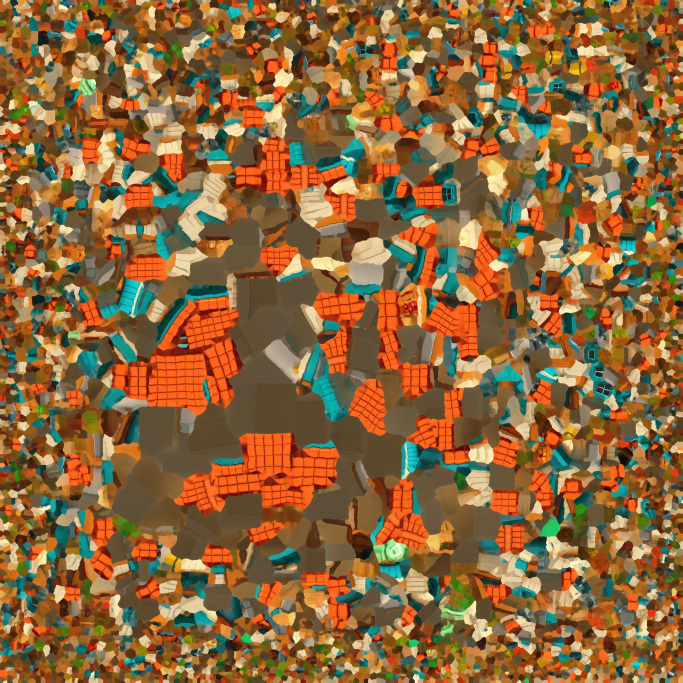
#> input picture unity/CheckoutSimulator/ArtSource/Originals/WarehouseLarge_Albedo_Original.jpg, 2048 x 2048 px (shown at 1/3 size)
$ python -i era_paint_masks.py   (imports and definitions only)
#> lines starting #> are read from the running program, lines starting #| are printed output that depends on the picture; after the words box and inside, x2 and y2 are one past the last pixel; in counts of white or black regions, pixels touching at a corner belong together
"""Paint masks of the baked era atlases for "Cores do mercado" (CheckoutMarketPaint / MarketPaint.cginc).

The stall models (Resources/CheckoutEras/Era*_BaseColor.png) are baked into one atlas each, so navy and gold sit next
to wood, produce and cream in the same texture. A colour key in the shader alone speckled (painted gold vs lemons,
honey wood and ochre). Here every texel near the navy / gold hues is grouped into connected regions, and a region is
kept only when its median colour is the brand colour (navy: hue 264 ±13, dark; gold: hue 84 ±4.5, saturated, light).
Output: Resources/CheckoutPaint/<Era>_PaintMask.png (R = navy → cor principal, G = gold → cor de destaque), 1024².

Run after re-baking an era model:  python3 scripts/textures/era_paint_masks.py [Era0_Mesinha ...]
"""
import sys
from pathlib import Path
import numpy as np
from PIL import Image
from scipy import ndimage

ROOT = Path(__file__).resolve().parents[2] / "unity" / "CheckoutSimulator" / "Assets" / "Resources"
ERAS = ["Era0_Mesinha", "Era1_Tenda", "Era2_Banca", "Era3_Conteiner", "Era4_Spati", "Era5_Quitanda", "Era6_Minimercado"]

# OKLab (Björn Ottosson), linear sRGB in.
def srgb_to_lin(c):
    c=np.asarray(c,dtype=np.float64)
    return np.where(c<=0.04045,c/12.92,((c+0.055)/1.055)**2.4)
def lin_to_srgb(c):
    c=np.clip(c,0,1); return np.where(c<=0.0031308,c*12.92,1.055*c**(1/2.4)-0.055)
M1=np.array([[0.4122214708,0.5363325363,0.0514459929],[0.2119034982,0.6806995451,0.1073969566],[0.0883024619,0.2817188376,0.6299787005]])
M2=np.array([[0.2104542553,0.7936177850,-0.0040720468],[1.9779984951,-2.4285922050,0.4505937099],[0.0259040371,0.7827717662,-0.8086757660]])
def lin_to_oklab(c):
    lms=c@M1.T; lms=np.cbrt(np.maximum(lms,0)); return lms@M2.T
def oklab_to_lin(l):
    lms=l@np.linalg.inv(M2).T; return (lms**3)@np.linalg.inv(M1).T
def hex2lin(h): return srgb_to_lin(np.array([int(h[i:i+2],16)/255 for i in (0,2,4)]))
def lch(h):
    L=lin_to_oklab(hex2lin(h)); return L[0],np.hypot(L[1],L[2]),np.degrees(np.arctan2(L[2],L[1]))%360

NAVY_H,GOLD_H=264.,84.2
def hd(h,c): d=np.abs(h-c)%360; return np.minimum(d,360-d)
def make(src,dst,preview=None,size=1024):
    im=np.asarray(Image.open(src).convert('RGB'))/255.
    lab=lin_to_oklab(srgb_to_lin(im)); L=lab[...,0]; C=np.hypot(lab[...,1],lab[...,2]); h=np.degrees(np.arctan2(lab[...,2],lab[...,1]))%360
#> after `C = np.hypot(lab[..., 1], lab[..., 2])`:
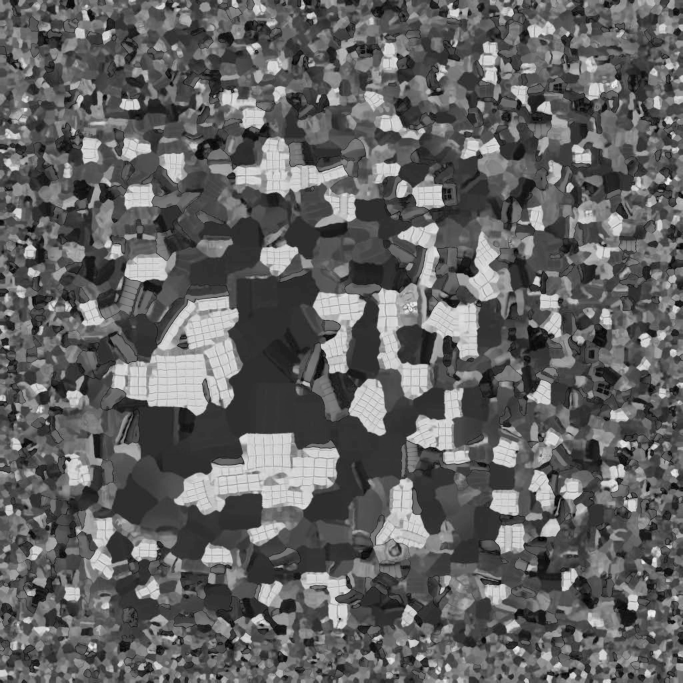
#> C: shape (2048, 2048) float64 (shown at 1/3 size); min 6.62e-09, max 0.24, mean 0.0924; drawn with min black and max white
#> after `h = np.degrees(np.arctan2(lab[..., 2], lab[..., 1])) % 360`:
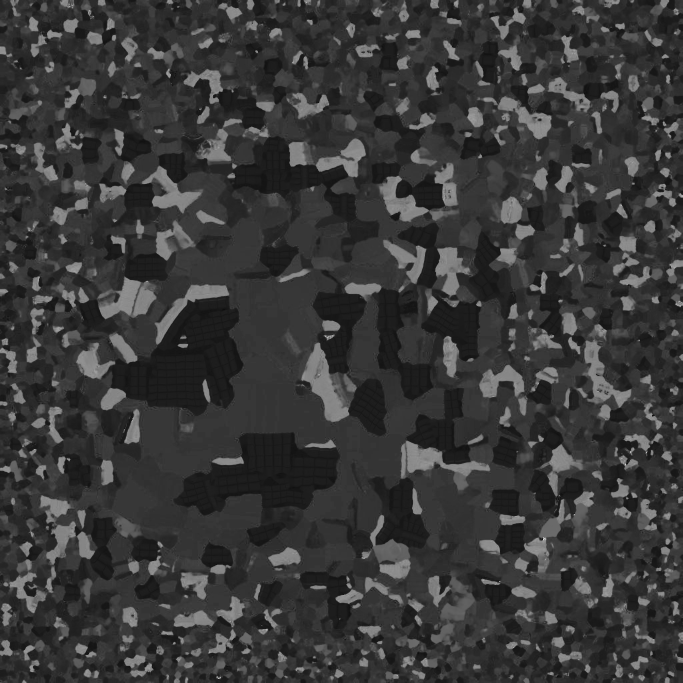
#> h: shape (2048, 2048) float64 (shown at 1/3 size); min 0.142, max 359.4, mean 80.6; drawn with min black and max white
    navyW=(hd(h,NAVY_H)<26)&(C>.02)&(L>.07)&(L<.62)
#> in hd, `return np.minimum(d, 360 - d)`:
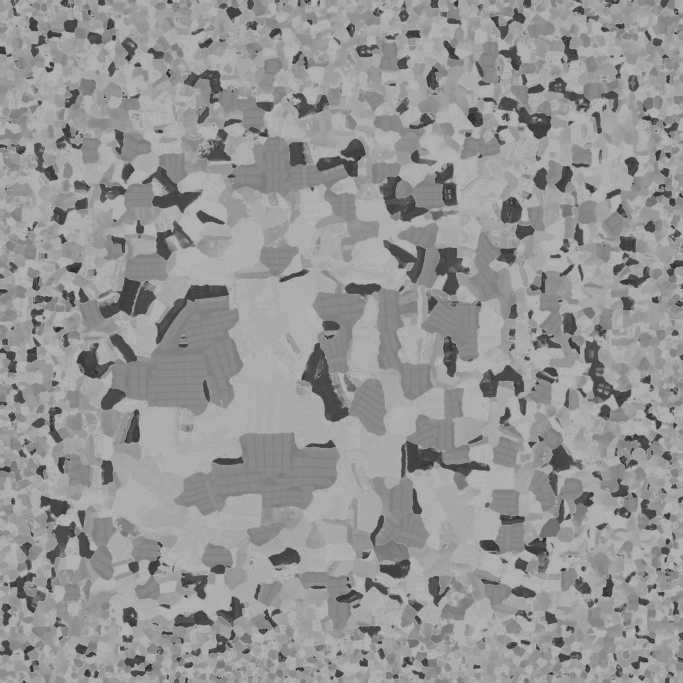
#> returned value: shape (2048, 2048) float64 (shown at 1/3 size); min 0.0161, max 180, mean 149.3
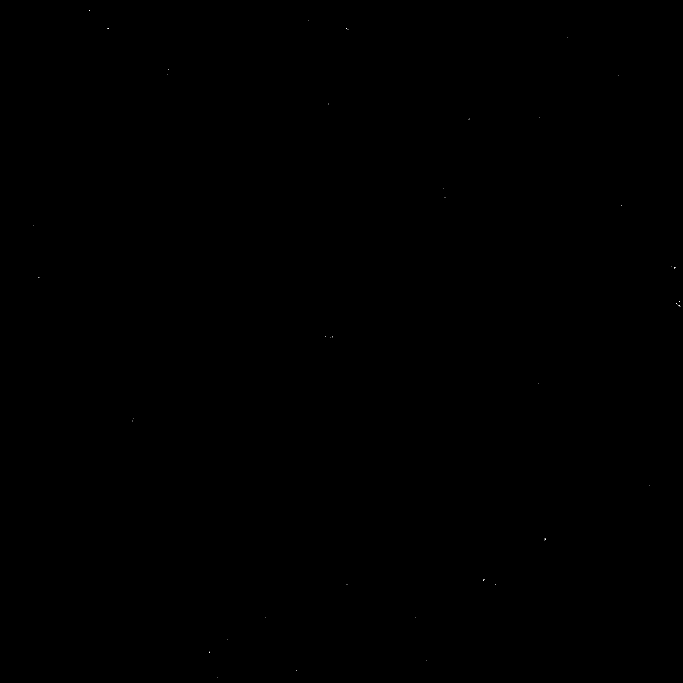
#> navyW: shape (2048, 2048) bool (shown at 1/3 size); 0% white in thin lines or dots
    goldW=(hd(h,GOLD_H)<15)&(C>.075)&(L>.5)&(L<.93)
#> call 2 of hd, with c = 84.2
#> in hd (call 2), `d = np.abs(h - c) % 360`:
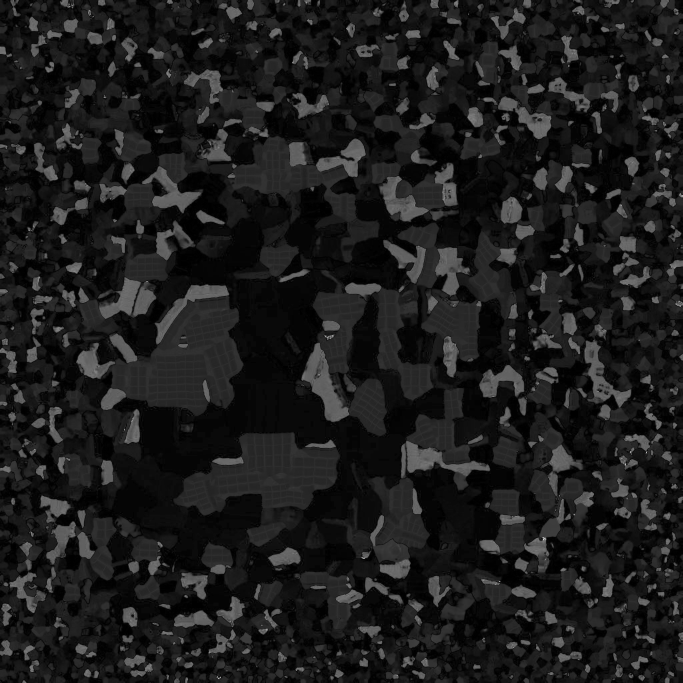
#> d: shape (2048, 2048) float64 (shown at 1/3 size); min 0.000322, max 275.2, mean 30.8; drawn with min black and max white
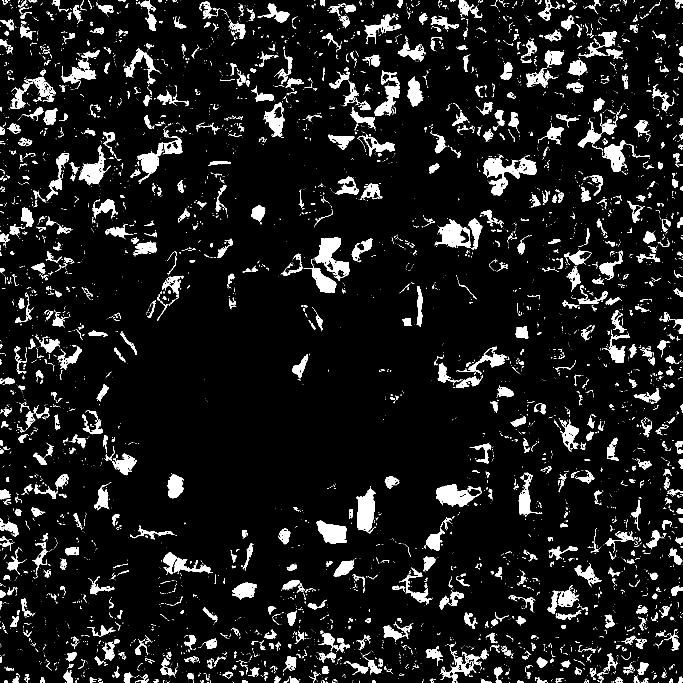
#> goldW: shape (2048, 2048) bool (shown at 1/3 size); 8.4% white; 5769 white regions (4540 under 20 px), largest, box (x1, y1, x2, y2) and area: (1449, 471, 1611, 588) 6913, (944, 712, 1048, 842) 5431, (1069, 1463, 1128, 1600) 4977
    out=np.zeros(im.shape[:2]+(2,),np.float32); stats=[]
    for ch,(wide,ok) in enumerate([(navyW,lambda l,c,hh: hd(hh,NAVY_H)<13 and l<.52 and c>.035),(goldW,lambda l,c,hh: hd(hh,GOLD_H)<4.5 and c>.108 and l>.655)]):
        lab_,n=ndimage.label(ndimage.binary_closing(wide,iterations=1)&wide)
        if n==0: continue
        idx=np.arange(1,n+1)
        mL=ndimage.median(L,lab_,idx); a=ndimage.median(lab[...,1],lab_,idx); b=ndimage.median(lab[...,2],lab_,idx); size_=ndimage.sum(np.ones_like(L),lab_,idx)
        mC=np.hypot(a,b); mh=np.degrees(np.arctan2(b,a))%360
        good=np.array([ok(mL[i],mC[i],mh[i]) and size_[i]>=6 for i in range(n)])
        sel=np.zeros(n+1,bool); sel[1:]=good
        m=sel[lab_]
        stats.append((int(good.sum()),n,float(m.mean())))
        out[...,ch]=m
#> this loop made 2 passes
#> (ch, n) on passes 1 to 2: (0, 46), (1, 8735)
#> pass 2, in make, `m=sel[lab_]`:
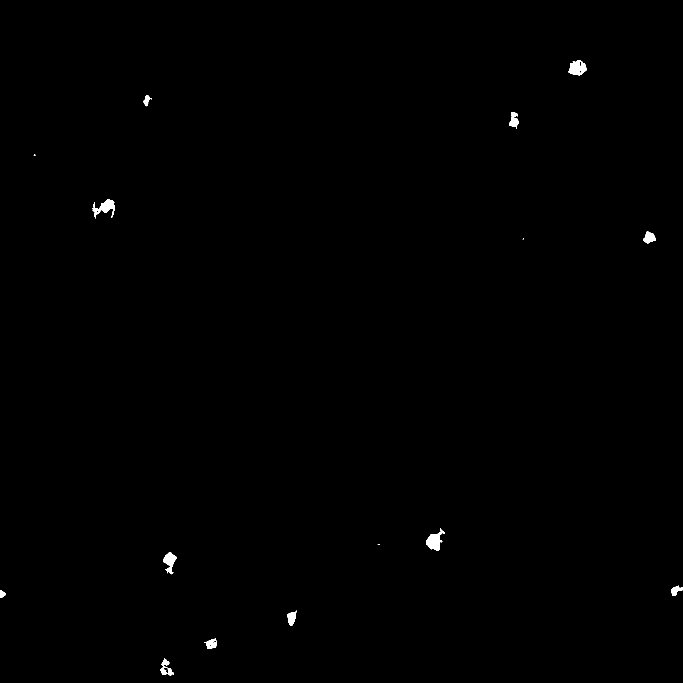
#> m: shape (2048, 2048) bool (shown at 1/3 size); 0.27% white; 15 white regions (3 under 20 px), largest, box (x1, y1, x2, y2) and area: (1278, 1584, 1335, 1653) 1760, (1706, 180, 1759, 227) 1585, (277, 597, 344, 656) 1548
    # soft 1-texel edge, grow 1 texel inside the wide key (covers bilinear sampling at island borders)
    for ch,wide in ((0,navyW),(1,goldW)):
        grown=ndimage.binary_dilation(out[...,ch]>.5,iterations=2)&(wide|ndimage.binary_dilation(wide,iterations=1))
        out[...,ch]=ndimage.uniform_filter(grown.astype(np.float32),3)
#> this loop made 2 passes
#> ch on passes 1 to 2: 0, 1
    small=Image.fromarray((np.dstack([out[...,0],out[...,1],np.zeros_like(L)])*255).astype(np.uint8)).resize((size,size),Image.BILINEAR)
    small.save(dst)
    if preview:
        v=im.copy(); v[out[...,0]>.5]=[1,0,1]; v[out[...,1]>.5]=[0,1,0]
        Image.fromarray((np.concatenate([im,v],1)*255).astype(np.uint8)).resize((2048,1024)).save(preview)
    return stats
# [6 lines not run here, left out]

>>> result = make('../../unity/CheckoutSimulator/ArtSource/Originals/WarehouseLarge_Albedo_Original.jpg', 'out.png')
